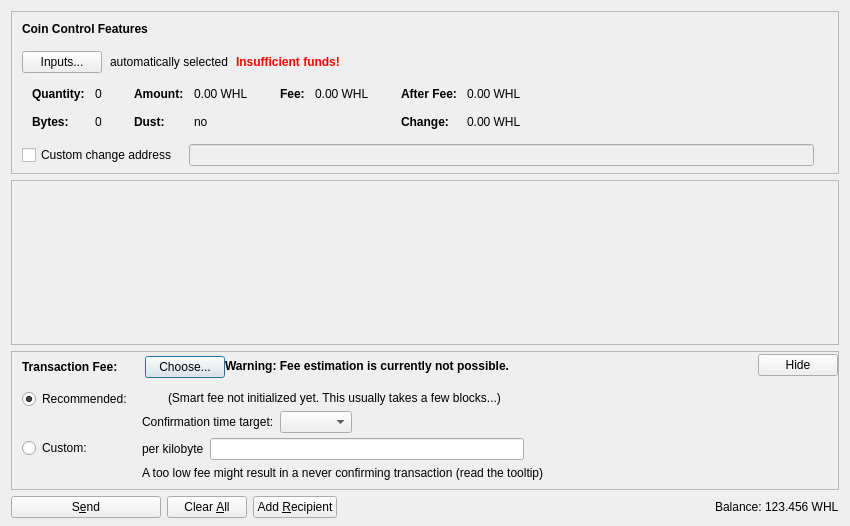
<?xml version="1.0" encoding="UTF-8"?>
<ui version="4.0">
 <class>SendCoinsDialog</class>
 <widget class="QDialog" name="SendCoinsDialog">
  <property name="geometry">
   <rect>
    <x>0</x>
    <y>0</y>
    <width>850</width>
    <height>526</height>
   </rect>
  </property>
  <property name="windowTitle">
   <string>Send Coins</string>
  </property>
  <layout class="QVBoxLayout" name="verticalLayout" stretch="0,1,0,0">
   <property name="bottomMargin">
    <number>8</number>
   </property>
   <item>
    <widget class="QFrame" name="frameCoinControl">
     <property name="sizePolicy">
      <sizepolicy hsizetype="Expanding" vsizetype="Expanding">
       <horstretch>0</horstretch>
       <verstretch>0</verstretch>
      </sizepolicy>
     </property>
     <property name="maximumSize">
      <size>
       <width>16777215</width>
       <height>16777215</height>
      </size>
     </property>
     <property name="frameShape">
      <enum>QFrame::StyledPanel</enum>
     </property>
     <property name="frameShadow">
      <enum>QFrame::Sunken</enum>
     </property>
     <layout class="QVBoxLayout" name="verticalLayoutCoinControl2">
      <property name="spacing">
       <number>0</number>
      </property>
      <property name="leftMargin">
       <number>0</number>
      </property>
      <property name="topMargin">
       <number>0</number>
      </property>
      <property name="rightMargin">
       <number>0</number>
      </property>
      <property name="bottomMargin">
       <number>6</number>
      </property>
      <item>
       <layout class="QVBoxLayout" name="verticalLayoutCoinControl" stretch="0,0,0,0,1">
        <property name="spacing">
         <number>0</number>
        </property>
        <property name="leftMargin">
         <number>10</number>
        </property>
        <property name="topMargin">
         <number>10</number>
        </property>
        <item>
         <layout class="QHBoxLayout" name="horizontalLayoutCoinControl1">
          <property name="bottomMargin">
           <number>15</number>
          </property>
          <item>
           <widget class="QLabel" name="labelCoinControlFeatures">
            <property name="sizePolicy">
             <sizepolicy hsizetype="Preferred" vsizetype="Maximum">
              <horstretch>0</horstretch>
              <verstretch>0</verstretch>
             </sizepolicy>
            </property>
            <property name="font">
             <font>
              <weight>75</weight>
              <bold>true</bold>
             </font>
            </property>
            <property name="styleSheet">
             <string notr="true">font-weight:bold;</string>
            </property>
            <property name="text">
             <string>Coin Control Features</string>
            </property>
           </widget>
          </item>
         </layout>
        </item>
        <item>
         <layout class="QHBoxLayout" name="horizontalLayoutCoinControl2" stretch="0,0,0,0">
          <property name="spacing">
           <number>8</number>
          </property>
          <property name="bottomMargin">
           <number>10</number>
          </property>
          <item>
           <widget class="QPushButton" name="pushButtonCoinControl">
            <property name="styleSheet">
             <string notr="true"/>
            </property>
            <property name="text">
             <string>Inputs...</string>
            </property>
            <property name="autoDefault">
             <bool>false</bool>
            </property>
           </widget>
          </item>
          <item>
           <widget class="QLabel" name="labelCoinControlAutomaticallySelected">
            <property name="text">
             <string>automatically selected</string>
            </property>
            <property name="margin">
             <number>5</number>
            </property>
           </widget>
          </item>
          <item>
           <widget class="QLabel" name="labelCoinControlInsuffFunds">
            <property name="font">
             <font>
              <weight>75</weight>
              <bold>true</bold>
             </font>
            </property>
            <property name="styleSheet">
             <string notr="true">color:red;font-weight:bold;</string>
            </property>
            <property name="text">
             <string>Insufficient funds!</string>
            </property>
            <property name="margin">
             <number>5</number>
            </property>
           </widget>
          </item>
          <item>
           <spacer name="horizontalSpacerCoinControl">
            <property name="orientation">
             <enum>Qt::Horizontal</enum>
            </property>
            <property name="sizeHint" stdset="0">
             <size>
              <width>40</width>
              <height>1</height>
             </size>
            </property>
           </spacer>
          </item>
         </layout>
        </item>
        <item>
         <widget class="QWidget" name="widgetCoinControl" native="true">
          <property name="sizePolicy">
           <sizepolicy hsizetype="Preferred" vsizetype="Preferred">
            <horstretch>0</horstretch>
            <verstretch>0</verstretch>
           </sizepolicy>
          </property>
          <property name="minimumSize">
           <size>
            <width>0</width>
            <height>0</height>
           </size>
          </property>
          <property name="styleSheet">
           <string notr="true"/>
          </property>
          <layout class="QHBoxLayout" name="horizontalLayoutCoinControl5">
           <property name="leftMargin">
            <number>0</number>
           </property>
           <property name="topMargin">
            <number>0</number>
           </property>
           <property name="rightMargin">
            <number>0</number>
           </property>
           <property name="bottomMargin">
            <number>0</number>
           </property>
           <item>
            <layout class="QHBoxLayout" name="horizontalLayoutCoinControl3" stretch="0,0,0,1">
             <property name="spacing">
              <number>20</number>
             </property>
             <property name="topMargin">
              <number>0</number>
             </property>
             <property name="bottomMargin">
              <number>10</number>
             </property>
             <item>
              <layout class="QFormLayout" name="formLayoutCoinControl1">
               <property name="horizontalSpacing">
                <number>10</number>
               </property>
               <property name="verticalSpacing">
                <number>14</number>
               </property>
               <property name="leftMargin">
                <number>10</number>
               </property>
               <property name="topMargin">
                <number>4</number>
               </property>
               <property name="rightMargin">
                <number>6</number>
               </property>
               <item row="0" column="0">
                <widget class="QLabel" name="labelCoinControlQuantityText">
                 <property name="font">
                  <font>
                   <weight>75</weight>
                   <bold>true</bold>
                  </font>
                 </property>
                 <property name="text">
                  <string>Quantity:</string>
                 </property>
                 <property name="margin">
                  <number>0</number>
                 </property>
                </widget>
               </item>
               <item row="0" column="1">
                <widget class="QLabel" name="labelCoinControlQuantity">
                 <property name="cursor">
                  <cursorShape>IBeamCursor</cursorShape>
                 </property>
                 <property name="contextMenuPolicy">
                  <enum>Qt::ActionsContextMenu</enum>
                 </property>
                 <property name="text">
                  <string notr="true">0</string>
                 </property>
                 <property name="margin">
                  <number>0</number>
                 </property>
                 <property name="textInteractionFlags">
                  <set>Qt::LinksAccessibleByMouse|Qt::TextSelectableByKeyboard|Qt::TextSelectableByMouse</set>
                 </property>
                </widget>
               </item>
               <item row="1" column="0">
                <widget class="QLabel" name="labelCoinControlBytesText">
                 <property name="font">
                  <font>
                   <weight>75</weight>
                   <bold>true</bold>
                  </font>
                 </property>
                 <property name="text">
                  <string>Bytes:</string>
                 </property>
                </widget>
               </item>
               <item row="1" column="1">
                <widget class="QLabel" name="labelCoinControlBytes">
                 <property name="cursor">
                  <cursorShape>IBeamCursor</cursorShape>
                 </property>
                 <property name="contextMenuPolicy">
                  <enum>Qt::ActionsContextMenu</enum>
                 </property>
                 <property name="text">
                  <string notr="true">0</string>
                 </property>
                 <property name="textInteractionFlags">
                  <set>Qt::LinksAccessibleByMouse|Qt::TextSelectableByKeyboard|Qt::TextSelectableByMouse</set>
                 </property>
                </widget>
               </item>
              </layout>
             </item>
             <item>
              <layout class="QFormLayout" name="formLayoutCoinControl2">
               <property name="horizontalSpacing">
                <number>10</number>
               </property>
               <property name="verticalSpacing">
                <number>14</number>
               </property>
               <property name="leftMargin">
                <number>6</number>
               </property>
               <property name="topMargin">
                <number>4</number>
               </property>
               <property name="rightMargin">
                <number>6</number>
               </property>
               <item row="0" column="0">
                <widget class="QLabel" name="labelCoinControlAmountText">
                 <property name="font">
                  <font>
                   <weight>75</weight>
                   <bold>true</bold>
                  </font>
                 </property>
                 <property name="text">
                  <string>Amount:</string>
                 </property>
                 <property name="margin">
                  <number>0</number>
                 </property>
                </widget>
               </item>
               <item row="0" column="1">
                <widget class="QLabel" name="labelCoinControlAmount">
                 <property name="cursor">
                  <cursorShape>IBeamCursor</cursorShape>
                 </property>
                 <property name="contextMenuPolicy">
                  <enum>Qt::ActionsContextMenu</enum>
                 </property>
                 <property name="text">
                  <string notr="true">0.00 WHL</string>
                 </property>
                 <property name="textInteractionFlags">
                  <set>Qt::LinksAccessibleByMouse|Qt::TextSelectableByKeyboard|Qt::TextSelectableByMouse</set>
                 </property>
                </widget>
               </item>
               <item row="1" column="0">
                <widget class="QLabel" name="labelCoinControlLowOutputText">
                 <property name="font">
                  <font>
                   <weight>75</weight>
                   <bold>true</bold>
                  </font>
                 </property>
                 <property name="text">
                  <string>Dust:</string>
                 </property>
                </widget>
               </item>
               <item row="1" column="1">
                <widget class="QLabel" name="labelCoinControlLowOutput">
                 <property name="cursor">
                  <cursorShape>IBeamCursor</cursorShape>
                 </property>
                 <property name="contextMenuPolicy">
                  <enum>Qt::ActionsContextMenu</enum>
                 </property>
                 <property name="text">
                  <string notr="true">no</string>
                 </property>
                 <property name="textInteractionFlags">
                  <set>Qt::LinksAccessibleByMouse|Qt::TextSelectableByKeyboard|Qt::TextSelectableByMouse</set>
                 </property>
                </widget>
               </item>
              </layout>
             </item>
             <item>
              <layout class="QFormLayout" name="formLayoutCoinControl3">
               <property name="horizontalSpacing">
                <number>10</number>
               </property>
               <property name="verticalSpacing">
                <number>14</number>
               </property>
               <property name="leftMargin">
                <number>6</number>
               </property>
               <property name="topMargin">
                <number>4</number>
               </property>
               <property name="rightMargin">
                <number>6</number>
               </property>
               <item row="0" column="0">
                <widget class="QLabel" name="labelCoinControlFeeText">
                 <property name="font">
                  <font>
                   <weight>75</weight>
                   <bold>true</bold>
                  </font>
                 </property>
                 <property name="text">
                  <string>Fee:</string>
                 </property>
                 <property name="margin">
                  <number>0</number>
                 </property>
                </widget>
               </item>
               <item row="0" column="1">
                <widget class="QLabel" name="labelCoinControlFee">
                 <property name="cursor">
                  <cursorShape>IBeamCursor</cursorShape>
                 </property>
                 <property name="contextMenuPolicy">
                  <enum>Qt::ActionsContextMenu</enum>
                 </property>
                 <property name="text">
                  <string notr="true">0.00 WHL</string>
                 </property>
                 <property name="textInteractionFlags">
                  <set>Qt::LinksAccessibleByMouse|Qt::TextSelectableByKeyboard|Qt::TextSelectableByMouse</set>
                 </property>
                </widget>
               </item>
              </layout>
             </item>
             <item>
              <layout class="QFormLayout" name="formLayoutCoinControl4">
               <property name="horizontalSpacing">
                <number>10</number>
               </property>
               <property name="verticalSpacing">
                <number>14</number>
               </property>
               <property name="leftMargin">
                <number>6</number>
               </property>
               <property name="topMargin">
                <number>4</number>
               </property>
               <property name="rightMargin">
                <number>6</number>
               </property>
               <item row="0" column="0">
                <widget class="QLabel" name="labelCoinControlAfterFeeText">
                 <property name="font">
                  <font>
                   <weight>75</weight>
                   <bold>true</bold>
                  </font>
                 </property>
                 <property name="text">
                  <string>After Fee:</string>
                 </property>
                 <property name="margin">
                  <number>0</number>
                 </property>
                </widget>
               </item>
               <item row="0" column="1">
                <widget class="QLabel" name="labelCoinControlAfterFee">
                 <property name="cursor">
                  <cursorShape>IBeamCursor</cursorShape>
                 </property>
                 <property name="contextMenuPolicy">
                  <enum>Qt::ActionsContextMenu</enum>
                 </property>
                 <property name="text">
                  <string notr="true">0.00 WHL</string>
                 </property>
                 <property name="textInteractionFlags">
                  <set>Qt::LinksAccessibleByMouse|Qt::TextSelectableByKeyboard|Qt::TextSelectableByMouse</set>
                 </property>
                </widget>
               </item>
               <item row="1" column="0">
                <widget class="QLabel" name="labelCoinControlChangeText">
                 <property name="font">
                  <font>
                   <weight>75</weight>
                   <bold>true</bold>
                  </font>
                 </property>
                 <property name="text">
                  <string>Change:</string>
                 </property>
                </widget>
               </item>
               <item row="1" column="1">
                <widget class="QLabel" name="labelCoinControlChange">
                 <property name="cursor">
                  <cursorShape>IBeamCursor</cursorShape>
                 </property>
                 <property name="contextMenuPolicy">
                  <enum>Qt::ActionsContextMenu</enum>
                 </property>
                 <property name="text">
                  <string notr="true">0.00 WHL</string>
                 </property>
                 <property name="textInteractionFlags">
                  <set>Qt::LinksAccessibleByMouse|Qt::TextSelectableByKeyboard|Qt::TextSelectableByMouse</set>
                 </property>
                </widget>
               </item>
              </layout>
             </item>
            </layout>
           </item>
          </layout>
         </widget>
        </item>
        <item>
         <layout class="QHBoxLayout" name="horizontalLayoutCoinControl4" stretch="0,0,0">
          <property name="spacing">
           <number>12</number>
          </property>
          <property name="sizeConstraint">
           <enum>QLayout::SetDefaultConstraint</enum>
          </property>
          <property name="topMargin">
           <number>5</number>
          </property>
          <property name="rightMargin">
           <number>5</number>
          </property>
          <item>
           <widget class="QCheckBox" name="checkBoxCoinControlChange">
            <property name="toolTip">
             <string>If this is activated, but the change address is empty or invalid, change will be sent to a newly generated address.</string>
            </property>
            <property name="text">
             <string>Custom change address</string>
            </property>
           </widget>
          </item>
          <item>
           <widget class="QValidatedLineEdit" name="lineEditCoinControlChange">
            <property name="enabled">
             <bool>false</bool>
            </property>
            <property name="sizePolicy">
             <sizepolicy hsizetype="Expanding" vsizetype="Fixed">
              <horstretch>0</horstretch>
              <verstretch>0</verstretch>
             </sizepolicy>
            </property>
           </widget>
          </item>
          <item>
           <widget class="QLabel" name="labelCoinControlChangeLabel">
            <property name="sizePolicy">
             <sizepolicy hsizetype="Preferred" vsizetype="Expanding">
              <horstretch>0</horstretch>
              <verstretch>0</verstretch>
             </sizepolicy>
            </property>
            <property name="minimumSize">
             <size>
              <width>0</width>
              <height>0</height>
             </size>
            </property>
            <property name="text">
             <string/>
            </property>
            <property name="margin">
             <number>3</number>
            </property>
           </widget>
          </item>
         </layout>
        </item>
        <item>
         <spacer name="verticalSpacerCoinControl">
          <property name="orientation">
           <enum>Qt::Vertical</enum>
          </property>
          <property name="sizeHint" stdset="0">
           <size>
            <width>800</width>
            <height>1</height>
           </size>
          </property>
         </spacer>
        </item>
       </layout>
      </item>
     </layout>
    </widget>
   </item>
   <item>
    <widget class="QScrollArea" name="scrollArea">
     <property name="widgetResizable">
      <bool>true</bool>
     </property>
     <widget class="QWidget" name="scrollAreaWidgetContents">
      <property name="geometry">
       <rect>
        <x>0</x>
        <y>0</y>
        <width>830</width>
        <height>104</height>
       </rect>
      </property>
      <layout class="QVBoxLayout" name="verticalLayout_2" stretch="0,1">
       <property name="leftMargin">
        <number>0</number>
       </property>
       <property name="topMargin">
        <number>0</number>
       </property>
       <property name="rightMargin">
        <number>0</number>
       </property>
       <property name="bottomMargin">
        <number>0</number>
       </property>
       <item>
        <layout class="QVBoxLayout" name="entries">
         <property name="spacing">
          <number>6</number>
         </property>
        </layout>
       </item>
       <item>
        <spacer name="verticalSpacer">
         <property name="orientation">
          <enum>Qt::Vertical</enum>
         </property>
         <property name="sizeHint" stdset="0">
          <size>
           <width>20</width>
           <height>40</height>
          </size>
         </property>
        </spacer>
       </item>
      </layout>
     </widget>
    </widget>
   </item>
   <item>
    <widget class="QFrame" name="frameFee">
     <property name="sizePolicy">
      <sizepolicy hsizetype="Expanding" vsizetype="Expanding">
       <horstretch>0</horstretch>
       <verstretch>0</verstretch>
      </sizepolicy>
     </property>
     <property name="maximumSize">
      <size>
       <width>16777215</width>
       <height>16777215</height>
      </size>
     </property>
     <property name="frameShape">
      <enum>QFrame::StyledPanel</enum>
     </property>
     <property name="frameShadow">
      <enum>QFrame::Sunken</enum>
     </property>
     <layout class="QVBoxLayout" name="verticalLayoutFee1">
      <property name="spacing">
       <number>0</number>
      </property>
      <property name="leftMargin">
       <number>0</number>
      </property>
      <property name="topMargin">
       <number>0</number>
      </property>
      <property name="rightMargin">
       <number>0</number>
      </property>
      <property name="bottomMargin">
       <number>0</number>
      </property>
      <item>
       <layout class="QVBoxLayout" name="verticalLayoutFee2" stretch="0,0,0">
        <property name="spacing">
         <number>0</number>
        </property>
        <property name="leftMargin">
         <number>10</number>
        </property>
        <property name="topMargin">
         <number>0</number>
        </property>
        <item>
         <layout class="QHBoxLayout" name="horizontalLayoutFee1">
          <property name="bottomMargin">
           <number>0</number>
          </property>
          <item>
           <layout class="QVBoxLayout" name="verticalLayoutFee7">
            <property name="spacing">
             <number>0</number>
            </property>
            <item>
             <spacer name="verticalSpacerSmartFee">
              <property name="orientation">
               <enum>Qt::Vertical</enum>
              </property>
              <property name="sizeType">
               <enum>QSizePolicy::Fixed</enum>
              </property>
              <property name="sizeHint" stdset="0">
               <size>
                <width>1</width>
                <height>4</height>
               </size>
              </property>
             </spacer>
            </item>
            <item>
             <layout class="QHBoxLayout" name="horizontalLayoutSmartFee">
              <property name="spacing">
               <number>10</number>
              </property>
              <item>
               <widget class="QLabel" name="labelFeeHeadline">
                <property name="sizePolicy">
                 <sizepolicy hsizetype="Preferred" vsizetype="Maximum">
                  <horstretch>0</horstretch>
                  <verstretch>0</verstretch>
                 </sizepolicy>
                </property>
                <property name="font">
                 <font>
                  <weight>75</weight>
                  <bold>true</bold>
                 </font>
                </property>
                <property name="styleSheet">
                 <string notr="true">font-weight:bold;</string>
                </property>
                <property name="text">
                 <string>Transaction Fee:</string>
                </property>
               </widget>
              </item>
              <item>
               <widget class="QLabel" name="labelFeeMinimized">
                <property name="text">
                 <string/>
                </property>
               </widget>
              </item>
              <item>
               <widget class="QPushButton" name="buttonChooseFee">
                <property name="text">
                 <string>Choose...</string>
                </property>
               </widget>
              </item>
             </layout>
            </item>
            <item>
             <spacer name="verticalSpacer_5">
              <property name="orientation">
               <enum>Qt::Vertical</enum>
              </property>
              <property name="sizeHint" stdset="0">
               <size>
                <width>1</width>
                <height>1</height>
               </size>
              </property>
             </spacer>
            </item>
           </layout>
          </item>
          <item>
           <widget class="QLabel" name="fallbackFeeWarningLabel">
            <property name="toolTip">
             <string>Using the fallbackfee can result in sending a transaction that will take several hours or days (or never) to confirm. Consider choosing your fee manually or wait until you have validated the complete chain.</string>
            </property>
            <property name="font">
            <font>
                <weight>75</weight>
                <bold>true</bold>
            </font>
            </property>
            <property name="text">
             <string>Warning: Fee estimation is currently not possible.</string>
            </property>
            <property name="wordWrap">
             <bool>false</bool>
            </property>
           </widget>
          </item>
          <item>
           <spacer name="horizontalSpacer_4">
            <property name="orientation">
             <enum>Qt::Horizontal</enum>
            </property>
            <property name="sizeType">
             <enum>QSizePolicy::MinimumExpanding</enum>
            </property>
            <property name="sizeHint" stdset="0">
             <size>
              <width>40</width>
              <height>20</height>
             </size>
            </property>
           </spacer>
          </item>
          <item>
           <widget class="QPushButton" name="buttonMinimizeFee">
            <property name="toolTip">
             <string>collapse fee-settings</string>
            </property>
            <property name="text">
             <string>Hide</string>
            </property>
           </widget>
          </item>
         </layout>
        </item>
        <item>
         <widget class="QFrame" name="frameFeeSelection">
          <layout class="QVBoxLayout" name="verticalLayoutFee12">
           <property name="spacing">
            <number>0</number>
           </property>
           <property name="leftMargin">
            <number>0</number>
           </property>
           <property name="topMargin">
            <number>0</number>
           </property>
           <property name="rightMargin">
            <number>0</number>
           </property>
           <property name="bottomMargin">
            <number>0</number>
           </property>
           <item>
            <layout class="QGridLayout" name="gridLayoutFee">
             <property name="topMargin">
              <number>10</number>
             </property>
             <property name="bottomMargin">
              <number>4</number>
             </property>
             <property name="horizontalSpacing">
              <number>10</number>
             </property>
             <property name="verticalSpacing">
              <number>4</number>
             </property>
             <item row="1" column="1">
              <layout class="QVBoxLayout" name="verticalLayoutFee8">
               <property name="spacing">
                <number>6</number>
               </property>
               <item>
                <layout class="QHBoxLayout" name="horizontalLayoutFee13">
                 <item>
                  <widget class="QLabel" name="labelCustomPerKilobyte">
                   <property name="toolTip">
                    <string>Specify a custom fee per kB (1,000 bytes) of the transaction's virtual size.

Note:  Since the fee is calculated on a per-byte basis, a fee of "100 satoshis per kB" for a transaction size of 500 bytes (half of 1 kB) would ultimately yield a fee of only 50 satoshis.</string>
                   </property>
                   <property name="text">
                    <string>per kilobyte</string>
                   </property>
                  </widget>
                 </item>
                 <item>
                  <widget class="BitcoinAmountField" name="customFee"/>
                 </item>
                 <item>
                  <spacer name="horizontalSpacer_6">
                   <property name="orientation">
                    <enum>Qt::Horizontal</enum>
                   </property>
                   <property name="sizeHint" stdset="0">
                    <size>
                     <width>1</width>
                     <height>1</height>
                    </size>
                   </property>
                  </spacer>
                 </item>
                </layout>
               </item>
               <item>
                <layout class="QHBoxLayout" name="horizontalLayoutFee8">
                 <item>
                  <widget class="QLabel" name="labelCustomFeeWarning">
                   <property name="enabled">
                    <bool>true</bool>
                   </property>
                   <property name="toolTip">
                    <string>When there is less transaction volume than space in the blocks, miners as well as relaying nodes may enforce a minimum fee. Paying only this minimum fee is just fine, but be aware that this can result in a never confirming transaction once there is more demand for roundcoin transactions than the network can process.</string>
                   </property>
                   <property name="text">
                    <string>A too low fee might result in a never confirming transaction (read the tooltip)</string>
                   </property>
                  </widget>
                 </item>
                 <item>
                  <spacer name="horizontalSpacer_2">
                   <property name="orientation">
                    <enum>Qt::Horizontal</enum>
                   </property>
                   <property name="sizeHint" stdset="0">
                    <size>
                     <width>1</width>
                     <height>1</height>
                    </size>
                   </property>
                  </spacer>
                 </item>
                </layout>
               </item>
              </layout>
             </item>
             <item row="0" column="0">
              <layout class="QVBoxLayout" name="verticalLayoutFee4" stretch="0,1">
               <item>
                <widget class="QRadioButton" name="radioSmartFee">
                 <property name="text">
                  <string>Recommended:</string>
                 </property>
                 <property name="checked">
                  <bool>true</bool>
                 </property>
                 <attribute name="buttonGroup">
                  <string notr="true">groupFee</string>
                 </attribute>
                </widget>
               </item>
               <item>
                <spacer name="verticalSpacer_2">
                 <property name="orientation">
                  <enum>Qt::Vertical</enum>
                 </property>
                 <property name="sizeHint" stdset="0">
                  <size>
                   <width>1</width>
                   <height>1</height>
                  </size>
                 </property>
                </spacer>
               </item>
              </layout>
             </item>
             <item row="1" column="0">
              <layout class="QVBoxLayout" name="verticalLayoutFee9" stretch="0,1">
               <item>
                <widget class="QRadioButton" name="radioCustomFee">
                 <property name="text">
                  <string>Custom:</string>
                 </property>
                 <attribute name="buttonGroup">
                  <string notr="true">groupFee</string>
                 </attribute>
                </widget>
               </item>
               <item>
                <spacer name="verticalSpacer_6">
                 <property name="orientation">
                  <enum>Qt::Vertical</enum>
                 </property>
                 <property name="sizeHint" stdset="0">
                  <size>
                   <width>1</width>
                   <height>1</height>
                  </size>
                 </property>
                </spacer>
               </item>
              </layout>
             </item>
             <item row="0" column="1">
              <layout class="QVBoxLayout" name="verticalLayoutFee3" stretch="0,0,1">
               <property name="spacing">
                <number>6</number>
               </property>
               <property name="topMargin">
                <number>2</number>
               </property>
               <item>
                <layout class="QHBoxLayout" name="horizontalLayoutFee12">
                 <item>
                  <widget class="QLabel" name="labelSmartFee">
                   <property name="text">
                    <string/>
                   </property>
                  </widget>
                 </item>
                 <item>
                  <widget class="QLabel" name="labelFeeEstimation">
                   <property name="text">
                    <string/>
                   </property>
                  </widget>
                 </item>
                 <item>
                  <widget class="QLabel" name="labelSmartFee2">
                   <property name="text">
                    <string>(Smart fee not initialized yet. This usually takes a few blocks...)</string>
                   </property>
                  </widget>
                 </item>
                 <item>
                  <spacer name="horizontalSpacer_5">
                   <property name="orientation">
                    <enum>Qt::Horizontal</enum>
                   </property>
                   <property name="sizeHint" stdset="0">
                    <size>
                     <width>1</width>
                     <height>1</height>
                    </size>
                   </property>
                  </spacer>
                 </item>
                </layout>
               </item>
               <item>
                <layout class="QHBoxLayout" name="horizontalLayoutFee9">
                 <item>
                  <layout class="QVBoxLayout" name="verticalLayoutFee6">
                   <item>
                    <widget class="QLabel" name="labelSmartFee3">
                     <property name="text">
                      <string>Confirmation time target:</string>
                     </property>
                    </widget>
                   </item>
                  </layout>
                 </item>
                 <item>
                  <layout class="QVBoxLayout" name="verticalLayoutFee5">
                   <property name="rightMargin">
                    <number>30</number>
                   </property>
                   <item>
                    <layout class="QHBoxLayout" name="horizontalLayoutConfTarget">
                     <property name="bottomMargin">
                      <number>0</number>
                     </property>
                     <item>
                      <widget class="QComboBox" name="confTargetSelector"/>
                     </item>
                     <item>
                      <spacer name="horizontalSpacerConfTarget">
                       <property name="orientation">
                        <enum>Qt::Horizontal</enum>
                       </property>
                       <property name="sizeHint" stdset="0">
                        <size>
                         <width>40</width>
                         <height>20</height>
                        </size>
                       </property>
                      </spacer>
                     </item>
                    </layout>
                   </item>
                  </layout>
                 </item>
                </layout>
               </item>
               <item>
                <spacer name="verticalSpacer_4">
                 <property name="orientation">
                  <enum>Qt::Vertical</enum>
                 </property>
                 <property name="sizeHint" stdset="0">
                  <size>
                   <width>1</width>
                   <height>1</height>
                  </size>
                 </property>
                </spacer>
               </item>
              </layout>
             </item>
            </layout>
           </item>
          </layout>
         </widget>
        </item>
        <item>
         <spacer name="verticalSpacerFee">
          <property name="orientation">
           <enum>Qt::Vertical</enum>
          </property>
          <property name="sizeHint" stdset="0">
           <size>
            <width>40</width>
            <height>5</height>
           </size>
          </property>
         </spacer>
        </item>
       </layout>
      </item>
     </layout>
    </widget>
   </item>
   <item>
    <layout class="QHBoxLayout" name="horizontalLayout">
     <item>
      <widget class="QPushButton" name="sendButton">
       <property name="minimumSize">
        <size>
         <width>150</width>
         <height>0</height>
        </size>
       </property>
       <property name="toolTip">
        <string>Confirm the send action</string>
       </property>
       <property name="text">
        <string>S&amp;end</string>
       </property>
       <property name="icon">
        <iconset resource="../bitcoin.qrc">
         <normaloff>:/icons/send</normaloff>:/icons/send</iconset>
       </property>
       <property name="autoDefault">
        <bool>false</bool>
       </property>
       <property name="default">
        <bool>false</bool>
       </property>
      </widget>
     </item>
     <item>
      <widget class="QPushButton" name="clearButton">
       <property name="sizePolicy">
        <sizepolicy hsizetype="Minimum" vsizetype="Fixed">
         <horstretch>0</horstretch>
         <verstretch>0</verstretch>
        </sizepolicy>
       </property>
       <property name="toolTip">
        <string>Clear all fields of the form.</string>
       </property>
       <property name="text">
        <string>Clear &amp;All</string>
       </property>
       <property name="icon">
        <iconset resource="../bitcoin.qrc">
         <normaloff>:/icons/remove</normaloff>:/icons/remove</iconset>
       </property>
       <property name="autoDefault">
        <bool>false</bool>
       </property>
      </widget>
     </item>
     <item>
      <widget class="QPushButton" name="addButton">
       <property name="toolTip">
        <string>Send to multiple recipients at once</string>
       </property>
       <property name="text">
        <string>Add &amp;Recipient</string>
       </property>
       <property name="icon">
        <iconset resource="../bitcoin.qrc">
         <normaloff>:/icons/add</normaloff>:/icons/add</iconset>
       </property>
       <property name="autoDefault">
        <bool>false</bool>
       </property>
      </widget>
     </item>
     <item>
      <spacer name="horizontalSpacer">
       <property name="orientation">
        <enum>Qt::Horizontal</enum>
       </property>
       <property name="sizeHint" stdset="0">
        <size>
         <width>40</width>
         <height>20</height>
        </size>
       </property>
      </spacer>
     </item>
     <item>
      <layout class="QHBoxLayout" name="horizontalLayout_2">
       <property name="spacing">
        <number>3</number>
       </property>
       <item>
        <widget class="QLabel" name="label">
         <property name="sizePolicy">
          <sizepolicy hsizetype="Preferred" vsizetype="Fixed">
           <horstretch>0</horstretch>
           <verstretch>0</verstretch>
          </sizepolicy>
         </property>
         <property name="text">
          <string>Balance:</string>
         </property>
        </widget>
       </item>
       <item>
        <widget class="QLabel" name="labelBalance">
         <property name="sizePolicy">
          <sizepolicy hsizetype="Preferred" vsizetype="Fixed">
           <horstretch>0</horstretch>
           <verstretch>0</verstretch>
          </sizepolicy>
         </property>
         <property name="cursor">
          <cursorShape>IBeamCursor</cursorShape>
         </property>
         <property name="text">
          <string notr="true">123.456 WHL</string>
         </property>
         <property name="textInteractionFlags">
          <set>Qt::LinksAccessibleByMouse|Qt::TextSelectableByKeyboard|Qt::TextSelectableByMouse</set>
         </property>
        </widget>
       </item>
      </layout>
     </item>
    </layout>
   </item>
  </layout>
 </widget>
 <customwidgets>
  <customwidget>
   <class>QValidatedLineEdit</class>
   <extends>QLineEdit</extends>
   <header>qt/qvalidatedlineedit.h</header>
  </customwidget>
  <customwidget>
   <class>BitcoinAmountField</class>
   <extends>QLineEdit</extends>
   <header>qt/bitcoinamountfield.h</header>
   <container>1</container>
  </customwidget>
 </customwidgets>
 <resources>
  <include location="../bitcoin.qrc"/>
 </resources>
 <connections/>
 <buttongroups>
  <buttongroup name="groupFee"/>
 </buttongroups>
</ui>
